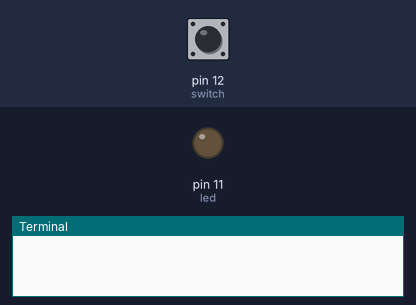
Bench run of a program on a simulated Raspberry Pi (header pin numbers). On the bench: output pins drawn as LEDs (lit = HIGH), the last lines printed to the terminal. The inputs (shaded band) are chosen by the test bench; at power-on: pin 12 (switch) LOW.

Above: at 1.2 s.
1.3 s: pin 12 (switch) pulled HIGH for 0.25 s
At 1.5 s:
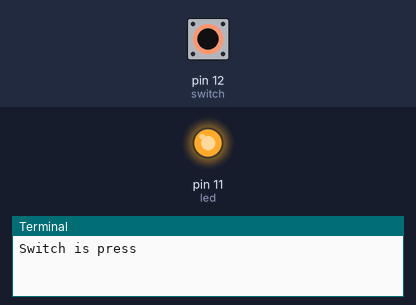
3.1 s: pin 12 (switch) pulled HIGH for 3.2 s
At 7.5 s:
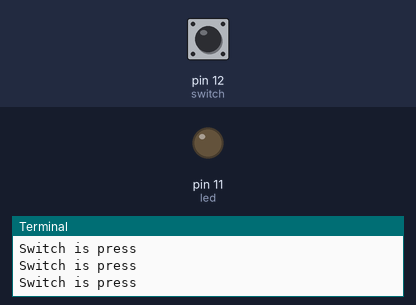
Timing chart, 0 to 9.0 s (numbered marks = the images above; inputs shaded):
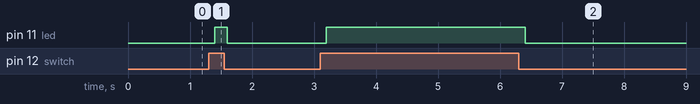

The program:

led_control_switch_deb1.py
```python
import RPi.GPIO as GPIO
from time import sleep     # this lets us have a time delay (see line 15)
switch = 12
led = 11

GPIO.setwarnings(False)
GPIO.setmode(GPIO.BOARD)     # set up BOARD GPIO numbering
GPIO.setup(switch, GPIO.IN, pull_up_down=GPIO.PUD_DOWN)    # set GPIO pin 12 as input (button)
GPIO.setup(led, GPIO.OUT)   # set GPIO24 as an output (LED)

try:
    while True:            # this will carry on until you hit CTRL+C
        if GPIO.input(switch): # if switch == 1
            print ("Switch is press" )
            GPIO.output(led, 1)         # set port/pin value to 1/HIGH/True
        else:
            GPIO.output(led, 0)         # set port/pin value to 0/LOW/False
        sleep(0.2)         # wait 0.2 seconds

finally:                   # this block will run no matter how the try block exits
    GPIO.cleanup()         # clean up after yourself
```

Measured:
- after the input at 1.3 s, pin 11 (led): LOW → HIGH after 0.10 s, → LOW 0.20 s later
- after the input at 3.1 s, pin 11 (led): LOW → HIGH after 0.10 s, → LOW 3.2 s later
